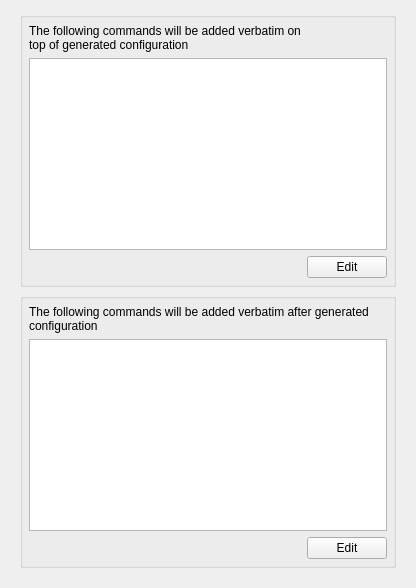
     <widget class="QWidget" name="prolog_epilog_tab">
      <attribute name="title">
       <string>Prolog/Epilog</string>
      </attribute>
      <layout class="QGridLayout">
       <property name="leftMargin">
        <number>20</number>
       </property>
       <property name="topMargin">
        <number>12</number>
       </property>
       <property name="rightMargin">
        <number>20</number>
       </property>
       <property name="bottomMargin">
        <number>20</number>
       </property>
       <item row="0" column="0">
        <widget class="QGroupBox" name="frame146">
         <property name="title">
          <string/>
         </property>
         <layout class="QGridLayout">
          <property name="margin">
           <number>6</number>
          </property>
          <item row="2" column="0">
           <spacer>
            <property name="orientation">
             <enum>Qt::Horizontal</enum>
            </property>
            <property name="sizeType">
             <enum>QSizePolicy::Expanding</enum>
            </property>
            <property name="sizeHint" stdset="0">
             <size>
              <width>40</width>
              <height>20</height>
             </size>
            </property>
           </spacer>
          </item>
          <item row="2" column="1">
           <widget class="QPushButton" name="edit_prolog_button">
            <property name="text">
             <string>Edit</string>
            </property>
           </widget>
          </item>
          <item row="0" column="0">
           <widget class="QLabel" name="textLabel2">
            <property name="text">
             <string>The following commands will be added verbatim on top of generated configuration</string>
            </property>
            <property name="alignment">
             <set>Qt::AlignVCenter</set>
            </property>
            <property name="wordWrap">
             <bool>true</bool>
            </property>
           </widget>
          </item>
          <item row="1" column="0" colspan="2">
           <widget class="QTextEdit" name="procurve_acl_prolog_script"/>
          </item>
         </layout>
        </widget>
       </item>
       <item row="1" column="0">
        <widget class="QGroupBox" name="frame147">
         <property name="title">
          <string/>
         </property>
         <layout class="QGridLayout">
          <property name="margin">
           <number>6</number>
          </property>
          <item row="2" column="1">
           <widget class="QPushButton" name="edit_epilog_button">
            <property name="text">
             <string>Edit</string>
            </property>
           </widget>
          </item>
          <item row="2" column="0">
           <spacer>
            <property name="orientation">
             <enum>Qt::Horizontal</enum>
            </property>
            <property name="sizeType">
             <enum>QSizePolicy::Expanding</enum>
            </property>
            <property name="sizeHint" stdset="0">
             <size>
              <width>40</width>
              <height>20</height>
             </size>
            </property>
           </spacer>
          </item>
          <item row="1" column="0" colspan="2">
           <widget class="QTextEdit" name="procurve_acl_epilog_script"/>
          </item>
          <item row="0" column="0" colspan="2">
           <widget class="QLabel" name="textLabel2_2">
            <property name="text">
             <string>The following commands will be added verbatim after generated configuration</string>
            </property>
            <property name="textFormat">
             <enum>Qt::RichText</enum>
            </property>
            <property name="alignment">
             <set>Qt::AlignVCenter</set>
            </property>
            <property name="wordWrap">
             <bool>true</bool>
            </property>
            <property name="margin">
             <number>0</number>
            </property>
           </widget>
          </item>
         </layout>
        </widget>
       </item>
      </layout>
     </widget>
